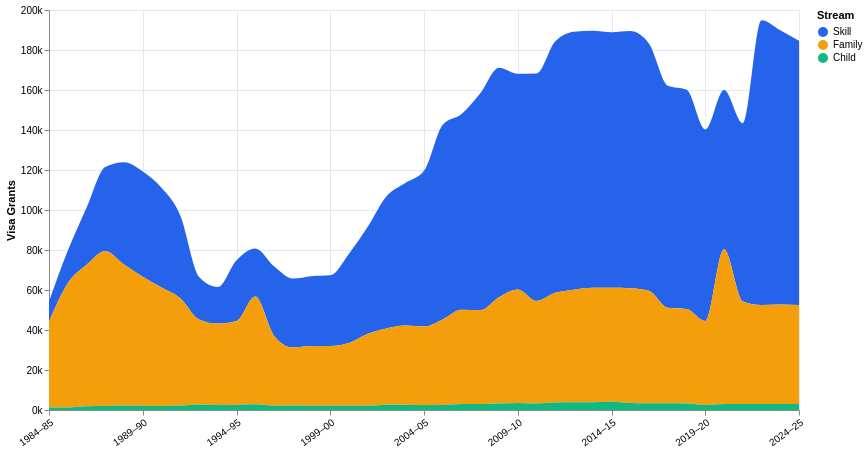

Express this chart as Vega-Lite.
### Vega-Lite specification from a JSON file in a GitHub repository (floating-point values rounded to 4 significant figures)
{"$schema": "https://vega.github.io/schema/vega-lite/v5.json", "width": 750, "height": 400, "background": "#ffffff", "config": {"view": {"stroke": null}}, "data": {"values": [{"year": "1984–85", "stream": "Skill", "value": 10100, "i": 0}, {"year": "1985–86", "stream": "Skill", "value": 16200, "i": 1}, {"year": "1986–87", "stream": "Skill", "value": 28500, "i": 2}, {"year": "1987–88", "stream": "Skill", "value": 42000, "i": 3}, {"year": "1988–89", "stream": "Skill", "value": 51200, "i": 4}, {"year": "1989–90", "stream": "Skill", "value": 52700, "i": 5}, {"year": "1990–91", "stream": "Skill", "value": 49800, "i": 6}, {"year": "1991–92", "stream": "Skill", "value": 41400, "i": 7}, {"year": "1992–93", "stream": "Skill", "value": 21300, "i": 8}, {"year": "1993–94", "stream": "Skill", "value": 18300, "i": 9}, {"year": "1994–95", "stream": "Skill", "value": 30400, "i": 10}, {"year": "1995–96", "stream": "Skill", "value": 24100, "i": 11}, {"year": "1996–97", "stream": "Skill", "value": 34676, "i": 12}, {"year": "1997–98", "stream": "Skill", "value": 34446, "i": 13}, {"year": "1998–99", "stream": "Skill", "value": 34895, "i": 14}, {"year": "1999–00", "stream": "Skill", "value": 35352, "i": 15}, {"year": "2000–01", "stream": "Skill", "value": 44721, "i": 16}, {"year": "2001–02", "stream": "Skill", "value": 53507, "i": 17}, {"year": "2002–03", "stream": "Skill", "value": 66053, "i": 18}, {"year": "2003–04", "stream": "Skill", "value": 71243, "i": 19}, {"year": "2004–05", "stream": "Skill", "value": 77878, "i": 20}, {"year": "2005–06", "stream": "Skill", "value": 97336, "i": 21}, {"year": "2006–07", "stream": "Skill", "value": 97922, "i": 22}, {"year": "2007–08", "stream": "Skill", "value": 108540, "i": 23}, {"year": "2008–09", "stream": "Skill", "value": 114777, "i": 24}, {"year": "2009–10", "stream": "Skill", "value": 107868, "i": 25}, {"year": "2010–11", "stream": "Skill", "value": 113725, "i": 26}, {"year": "2011–12", "stream": "Skill", "value": 125755, "i": 27}, {"year": "2012–13", "stream": "Skill", "value": 128973, "i": 28}, {"year": "2013–14", "stream": "Skill", "value": 128550, "i": 29}, {"year": "2014–15", "stream": "Skill", "value": 127774, "i": 30}, {"year": "2015–16", "stream": "Skill", "value": 128550, "i": 31}, {"year": "2016–17", "stream": "Skill", "value": 123567, "i": 32}, {"year": "2017–18", "stream": "Skill", "value": 111099, "i": 33}, {"year": "2018–19", "stream": "Skill", "value": 109713, "i": 34}, {"year": "2019–20", "stream": "Skill", "value": 95843, "i": 35}, {"year": "2020–21", "stream": "Skill", "value": 79620, "i": 36}, {"year": "2021–22", "stream": "Skill", "value": 89063, "i": 37}, {"year": "2022–23", "stream": "Skill", "value": 142344, "i": 38}, {"year": "2023–24", "stream": "Skill", "value": 137100, "i": 39}, {"year": "2024–25", "stream": "Skill", "value": 132148, "i": 40}, {"year": "1984–85", "stream": "Family", "value": 43000, "i": 0}, {"year": "1985–86", "stream": "Family", "value": 62100, "i": 1}, {"year": "1986–87", "stream": "Family", "value": 70700, "i": 2}, {"year": "1987–88", "stream": "Family", "value": 77500, "i": 3}, {"year": "1988–89", "stream": "Family", "value": 70400, "i": 4}, {"year": "1989–90", "stream": "Family", "value": 64500, "i": 5}, {"year": "1990–91", "stream": "Family", "value": 59300, "i": 6}, {"year": "1991–92", "stream": "Family", "value": 53700, "i": 7}, {"year": "1992–93", "stream": "Family", "value": 42600, "i": 8}, {"year": "1993–94", "stream": "Family", "value": 40700, "i": 9}, {"year": "1994–95", "stream": "Family", "value": 42000, "i": 10}, {"year": "1995–96", "stream": "Family", "value": 53870, "i": 11}, {"year": "1996–97", "stream": "Family", "value": 34993, "i": 12}, {"year": "1997–98", "stream": "Family", "value": 29093, "i": 13}, {"year": "1998–99", "stream": "Family", "value": 29967, "i": 14}, {"year": "1999–00", "stream": "Family", "value": 29855, "i": 15}, {"year": "2000–01", "stream": "Family", "value": 31337, "i": 16}, {"year": "2001–02", "stream": "Family", "value": 35920, "i": 17}, {"year": "2002–03", "stream": "Family", "value": 38113, "i": 18}, {"year": "2003–04", "stream": "Family", "value": 39567, "i": 19}, {"year": "2004–05", "stream": "Family", "value": 39245, "i": 20}, {"year": "2005–06", "stream": "Family", "value": 42744, "i": 21}, {"year": "2006–07", "stream": "Family", "value": 47071, "i": 22}, {"year": "2007–08", "stream": "Family", "value": 46808, "i": 23}, {"year": "2008–09", "stream": "Family", "value": 53128, "i": 24}, {"year": "2009–10", "stream": "Family", "value": 56710, "i": 25}, {"year": "2010–11", "stream": "Family", "value": 51243, "i": 26}, {"year": "2011–12", "stream": "Family", "value": 54904, "i": 27}, {"year": "2012–13", "stream": "Family", "value": 56335, "i": 28}, {"year": "2013–14", "stream": "Family", "value": 57262, "i": 29}, {"year": "2014–15", "stream": "Family", "value": 56950, "i": 30}, {"year": "2015–16", "stream": "Family", "value": 57400, "i": 31}, {"year": "2016–17", "stream": "Family", "value": 56220, "i": 32}, {"year": "2017–18", "stream": "Family", "value": 47732, "i": 33}, {"year": "2018–19", "stream": "Family", "value": 47247, "i": 34}, {"year": "2019–20", "stream": "Family", "value": 41961, "i": 35}, {"year": "2020–21", "stream": "Family", "value": 77372, "i": 36}, {"year": "2021–22", "stream": "Family", "value": 51288, "i": 37}, {"year": "2022–23", "stream": "Family", "value": 49500, "i": 38}, {"year": "2023–24", "stream": "Family", "value": 49720, "i": 39}, {"year": "2024–25", "stream": "Family", "value": 49500, "i": 40}, {"year": "1984–85", "stream": "Child", "value": 1200, "i": 0}, {"year": "1985–86", "stream": "Child", "value": 1300, "i": 1}, {"year": "1986–87", "stream": "Child", "value": 1900, "i": 2}, {"year": "1987–88", "stream": "Child", "value": 2000, "i": 3}, {"year": "1988–89", "stream": "Child", "value": 2300, "i": 4}, {"year": "1989–90", "stream": "Child", "value": 2100, "i": 5}, {"year": "1990–91", "stream": "Child", "value": 2000, "i": 6}, {"year": "1991–92", "stream": "Child", "value": 2200, "i": 7}, {"year": "1992–93", "stream": "Child", "value": 2700, "i": 8}, {"year": "1993–94", "stream": "Child", "value": 2500, "i": 9}, {"year": "1994–95", "stream": "Child", "value": 2500, "i": 10}, {"year": "1995–96", "stream": "Child", "value": 2830, "i": 11}, {"year": "1996–97", "stream": "Child", "value": 2183, "i": 12}, {"year": "1997–98", "stream": "Child", "value": 2188, "i": 13}, {"year": "1998–99", "stream": "Child", "value": 2071, "i": 14}, {"year": "1999–00", "stream": "Child", "value": 2162, "i": 15}, {"year": "2000–01", "stream": "Child", "value": 2124, "i": 16}, {"year": "2001–02", "stream": "Child", "value": 2162, "i": 17}, {"year": "2002–03", "stream": "Child", "value": 2681, "i": 18}, {"year": "2003–04", "stream": "Child", "value": 2662, "i": 19}, {"year": "2004–05", "stream": "Child", "value": 2491, "i": 20}, {"year": "2005–06", "stream": "Child", "value": 2547, "i": 21}, {"year": "2006–07", "stream": "Child", "value": 3008, "i": 22}, {"year": "2007–08", "stream": "Child", "value": 3062, "i": 23}, {"year": "2008–09", "stream": "Child", "value": 3238, "i": 24}, {"year": "2009–10", "stream": "Child", "value": 3544, "i": 25}, {"year": "2010–11", "stream": "Child", "value": 3300, "i": 26}, {"year": "2011–12", "stream": "Child", "value": 3700, "i": 27}, {"year": "2012–13", "stream": "Child", "value": 3850, "i": 28}, {"year": "2013–14", "stream": "Child", "value": 3850, "i": 29}, {"year": "2014–15", "stream": "Child", "value": 4135, "i": 30}, {"year": "2015–16", "stream": "Child", "value": 3512, "i": 31}, {"year": "2016–17", "stream": "Child", "value": 3400, "i": 32}, {"year": "2017–18", "stream": "Child", "value": 3350, "i": 33}, {"year": "2018–19", "stream": "Child", "value": 3248, "i": 34}, {"year": "2019–20", "stream": "Child", "value": 2481, "i": 35}, {"year": "2020–21", "stream": "Child", "value": 3006, "i": 36}, {"year": "2021–22", "stream": "Child", "value": 3006, "i": 37}, {"year": "2022–23", "stream": "Child", "value": 3000, "i": 38}, {"year": "2023–24", "stream": "Child", "value": 3000, "i": 39}, {"year": "2024–25", "stream": "Child", "value": 3000, "i": 40}]}, "mark": {"type": "area", "interpolate": "monotone"}, "encoding": {"x": {"field": "i", "type": "quantitative", "axis": {"title": null, "values": [0, 5, 10, 15, 20, 25, 30, 35, 40], "labelExpr": "[\"1984–85\",\"1989–90\",\"1994–95\",\"1999–00\",\"2004–05\",\"2009–10\",\"2014–15\",\"2019–20\",\"2024–25\"][indexof([0,5,10,15,20,25,30,35,40], datum.value)]", "labelAngle": -35, "gridColor": "#e5e7eb"}}, "y": {"field": "value", "type": "quantitative", "stack": "zero", "axis": {"title": "Visa Grants", "labelExpr": "datum.value >= 0 ? (datum.value/1000) + 'k' : '-' + ((-datum.value)/1000) + 'k'", "gridColor": "#e5e7eb"}}, "color": {"field": "stream", "type": "nominal", "scale": {"domain": ["Skill", "Family", "Child"], "range": ["#2563eb", "#f59e0b", "#10b981"]}, "legend": {"title": "Stream", "orient": "right"}}, "tooltip": [{"field": "year", "title": "Year"}, {"field": "stream", "title": "Stream"}, {"field": "value", "title": "Visa Grants", "format": ","}]}}
